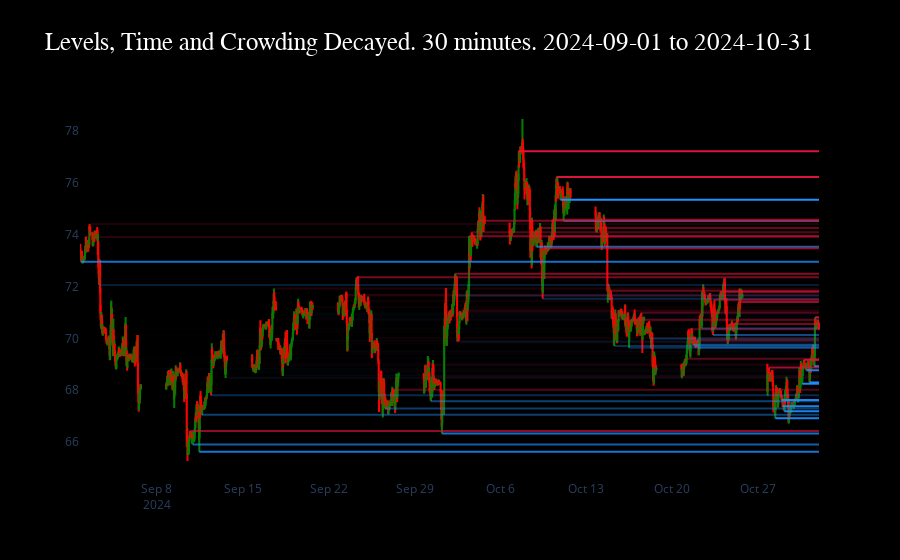

The code cell stored with this chart in its notebook:
### Code cell
import numpy as np
import pandas as pd
import plotly.graph_objects as go

# Time-decayed opacity vs last candle within slice, with faster decay in crowded zones
# Each level starts at its originating candle on the x-axis

dfpl = df[start:end]
df_idx = pd.to_datetime(dfpl["datetime"])
last_time = df_idx.max()
first_time = df_idx.min()
span_sec = max((last_time - first_time).total_seconds(), 1)

base_decay = 0.0       # isolated level: no decay
crowd_coeff = 0.25     # increase to speed up fade when crowded
window = 0.5           # price window for crowding (+/- window)

ss_slice = [(r, y) for (r, y) in ss if start <= r < end]
rr_slice = [(r, y) for (r, y) in rr if start <= r < end]
all_levels = [lvl for _, lvl in ss_slice + rr_slice]

# map from global row -> timestamp in slice space
row_to_time = {}
for i, global_row in enumerate(range(start, end)):
    row_to_time[global_row] = df_idx.iloc[i]


def time_decay_levels(levels):
    out = []
    for row, level in levels:
        level_time = row_to_time.get(row, last_time)
        age_sec = max((last_time - level_time).total_seconds(), 0)
        age_norm = age_sec / span_sec
        near_count = sum(1 for v in all_levels if abs(v - level) <= window)
        effective_decay = base_decay + crowd_coeff * max(0, near_count - 1)
        strength = float(np.exp(-effective_decay * age_norm))
        out.append((row, level, strength, level_time))
    return out

ss_strengths = time_decay_levels(ss_slice)
rr_strengths = time_decay_levels(rr_slice)

supports = pd.DataFrame(ss_strengths, columns=['row', 'level', 'strength', 'time'])
supports['type'] = 'support'
resistances = pd.DataFrame(rr_strengths, columns=['row', 'level', 'strength', 'time'])
resistances['type'] = 'resistance'

levels = pd.merge(supports, resistances, how='outer')
levels.to_csv("levels/30m_levels_24_09_10.csv")

fig = go.Figure(data=[go.Candlestick(
    x=df_idx,
    open=dfpl['open'], high=dfpl['high'], low=dfpl['low'], close=dfpl['close'],
    increasing_line_color='green', decreasing_line_color='red'
)])

x_end = df_idx.max()

for _, level, strength, t0 in ss_strengths:
    fig.add_shape(
        type='line', xref='x', yref='y',
        x0=t0, x1=x_end, y0=level, y1=level,
        line=dict(color='rgb(30,144,255)', width=2),
        opacity=strength,
    )

for _, level, strength, t0 in rr_strengths:
    fig.add_shape(
        type='line', xref='x', yref='y',
        x0=t0, x1=x_end, y0=level, y1=level,
        line=dict(color='rgb(220,20,60)', width=2),
        opacity=strength,
    )

fig.update_layout(
    showlegend=False,
    xaxis_rangeslider_visible=False,
    xaxis=dict(showgrid=False),
    yaxis=dict(showgrid=False),
    paper_bgcolor='black',
    plot_bgcolor='black',
    title=dict(text=f'Levels, Time and Crowding Decayed. 30 minutes. {first_time.date()} to {last_time.date()}',
    font=dict(color='white', size=25, family='Cascadia Black'))
)

fig.show()

### Figure 1 — Plotly figure (JSON) as saved in the notebook; plotly's stock layout.template omitted (floating-point values rounded to 4 significant figures; data arrays with more than 128 entries replaced by an {"elided": "..."} marker saying what was removed)
{"data": [{"close": {"elided": "2074 float values"}, "decreasing": {"line": {"color": "red"}}, "high": {"elided": "2074 float values"}, "increasing": {"line": {"color": "green"}}, "low": {"elided": "2074 float values"}, "open": {"elided": "2074 float values"}, "type": "candlestick", "x": {"elided": "2074 str values"}}], "layout": {"paper_bgcolor": "black", "plot_bgcolor": "black", "shapes": [{"line": {"color": "rgb(30,144,255)", "width": 2}, "opacity": 0.7791, "type": "line", "x0": "2024-09-01T20:00:00", "x1": "2024-10-31T23:00:00", "xref": "x", "y0": 72.95, "y1": 72.95, "yref": "y"}, {"line": {"color": "rgb(30,144,255)", "width": 2}, "opacity": 0.1116, "type": "line", "x0": "2024-09-03T07:00:00", "x1": "2024-10-31T23:00:00", "xref": "x", "y0": 72.06, "y1": 72.06, "yref": "y"}, {"line": {"color": "rgb(30,144,255)", "width": 2}, "opacity": 0.1117, "type": "line", "x0": "2024-09-03T07:30:00", "x1": "2024-10-31T23:00:00", "xref": "x", "y0": 72.06, "y1": 72.06, "yref": "y"}, {"line": {"color": "rgb(30,144,255)", "width": 2}, "opacity": 0.004777, "type": "line", "x0": "2024-09-03T11:00:00", "x1": "2024-10-31T23:00:00", "xref": "x", "y0": 70.38, "y1": 70.38, "yref": "y"}, {"line": {"color": "rgb(30,144,255)", "width": 2}, "opacity": 0.008235, "type": "line", "x0": "2024-09-04T04:00:00", "x1": "2024-10-31T23:00:00", "xref": "x", "y0": 69.19, "y1": 69.19, "yref": "y"}, {"line": {"color": "rgb(30,144,255)", "width": 2}, "opacity": 0.01089, "type": "line", "x0": "2024-09-04T16:00:00", "x1": "2024-10-31T23:00:00", "xref": "x", "y0": 68.82, "y1": 68.82, "yref": "y"}, {"line": {"color": "rgb(30,144,255)", "width": 2}, "opacity": 0.01091, "type": "line", "x0": "2024-09-04T16:30:00", "x1": "2024-10-31T23:00:00", "xref": "x", "y0": 68.82, "y1": 68.82, "yref": "y"}, {"line": {"color": "rgb(30,144,255)", "width": 2}, "opacity": 0.6545, "type": "line", "x0": "2024-09-10T22:00:00", "x1": "2024-10-31T23:00:00", "xref": "x", "y0": 65.91, "y1": 65.91, "yref": "y"}, {"line": {"color": "rgb(30,144,255)", "width": 2}, "opacity": 0.8108, "type": "line", "x0": "2024-09-11T11:00:00", "x1": "2024-10-31T23:00:00", "xref": "x", "y0": 65.63, "y1": 65.63, "yref": "y"}, {"line": {"color": "rgb(30,144,255)", "width": 2}, "opacity": 0.4337, "type": "line", "x0": "2024-09-11T16:00:00", "x1": "2024-10-31T23:00:00", "xref": "x", "y0": 67.05, "y1": 67.05, "yref": "y"}, {"line": {"color": "rgb(30,144,255)", "width": 2}, "opacity": 0.2911, "type": "line", "x0": "2024-09-12T10:00:00", "x1": "2024-10-31T23:00:00", "xref": "x", "y0": 67.81, "y1": 67.81, "yref": "y"}, {"line": {"color": "rgb(30,144,255)", "width": 2}, "opacity": 0.01694, "type": "line", "x0": "2024-09-12T20:30:00", "x1": "2024-10-31T23:00:00", "xref": "x", "y0": 69.24, "y1": 69.24, "yref": "y"}, {"line": {"color": "rgb(30,144,255)", "width": 2}, "opacity": 0.06015, "type": "line", "x0": "2024-09-13T14:30:00", "x1": "2024-10-31T23:00:00", "xref": "x", "y0": 68.47, "y1": 68.47, "yref": "y"}, {"line": {"color": "rgb(30,144,255)", "width": 2}, "opacity": 0.02637, "type": "line", "x0": "2024-09-15T21:00:00", "x1": "2024-10-31T23:00:00", "xref": "x", "y0": 68.7, "y1": 68.7, "yref": "y"}, {"line": {"color": "rgb(30,144,255)", "width": 2}, "opacity": 0.03062, "type": "line", "x0": "2024-09-17T18:30:00", "x1": "2024-10-31T23:00:00", "xref": "x", "y0": 69.91, "y1": 69.91, "yref": "y"}, {"line": {"color": "rgb(30,144,255)", "width": 2}, "opacity": 0.04572, "type": "line", "x0": "2024-09-18T06:00:00", "x1": "2024-10-31T23:00:00", "xref": "x", "y0": 68.58, "y1": 68.58, "yref": "y"}, {"line": {"color": "rgb(30,144,255)", "width": 2}, "opacity": 0.0275, "type": "line", "x0": "2024-09-18T16:30:00", "x1": "2024-10-31T23:00:00", "xref": "x", "y0": 68.95, "y1": 68.95, "yref": "y"}, {"line": {"color": "rgb(30,144,255)", "width": 2}, "opacity": 0.04226, "type": "line", "x0": "2024-09-19T15:00:00", "x1": "2024-10-31T23:00:00", "xref": "x", "y0": 70.96, "y1": 70.96, "yref": "y"}, {"line": {"color": "rgb(30,144,255)", "width": 2}, "opacity": 0.02563, "type": "line", "x0": "2024-09-19T22:30:00", "x1": "2024-10-31T23:00:00", "xref": "x", "y0": 70.77, "y1": 70.77, "yref": "y"}, {"line": {"color": "rgb(30,144,255)", "width": 2}, "opacity": 0.03675, "type": "line", "x0": "2024-09-20T02:00:00", "x1": "2024-10-31T23:00:00", "xref": "x", "y0": 70.88, "y1": 70.88, "yref": "y"}, {"line": {"color": "rgb(30,144,255)", "width": 2}, "opacity": 0.02253, "type": "line", "x0": "2024-09-20T10:30:00", "x1": "2024-10-31T23:00:00", "xref": "x", "y0": 70.37, "y1": 70.37, "yref": "y"}, {"line": {"color": "rgb(30,144,255)", "width": 2}, "opacity": 0.02885, "type": "line", "x0": "2024-09-23T03:30:00", "x1": "2024-10-31T23:00:00", "xref": "x", "y0": 70.71, "y1": 70.71, "yref": "y"}, {"line": {"color": "rgb(30,144,255)", "width": 2}, "opacity": 0.0482, "type": "line", "x0": "2024-09-23T12:30:00", "x1": "2024-10-31T23:00:00", "xref": "x", "y0": 69.49, "y1": 69.49, "yref": "y"}, {"line": {"color": "rgb(30,144,255)", "width": 2}, "opacity": 0.4142, "type": "line", "x0": "2024-09-26T14:00:00", "x1": "2024-10-31T23:00:00", "xref": "x", "y0": 67.29, "y1": 67.29, "yref": "y"}, {"line": {"color": "rgb(30,144,255)", "width": 2}, "opacity": 0.4548, "type": "line", "x0": "2024-09-30T08:00:00", "x1": "2024-10-31T23:00:00", "xref": "x", "y0": 67.57, "y1": 67.57, "yref": "y"}, {"line": {"color": "rgb(30,144,255)", "width": 2}, "opacity": 0.7748, "type": "line", "x0": "2024-10-01T05:30:00", "x1": "2024-10-31T23:00:00", "xref": "x", "y0": 66.33, "y1": 66.33, "yref": "y"}, {"line": {"color": "rgb(30,144,255)", "width": 2}, "opacity": 0.2025, "type": "line", "x0": "2024-10-02T09:00:00", "x1": "2024-10-31T23:00:00", "xref": "x", "y0": 71.65, "y1": 71.65, "yref": "y"}, {"line": {"color": "rgb(30,144,255)", "width": 2}, "opacity": 0.1106, "type": "line", "x0": "2024-10-02T12:00:00", "x1": "2024-10-31T23:00:00", "xref": "x", "y0": 69.87, "y1": 69.87, "yref": "y"}, {"line": {"color": "rgb(30,144,255)", "width": 2}, "opacity": 0.6825, "type": "line", "x0": "2024-10-08T23:00:00", "x1": "2024-10-31T23:00:00", "xref": "x", "y0": 73.53, "y1": 73.53, "yref": "y"}, {"line": {"color": "rgb(30,144,255)", "width": 2}, "opacity": 0.27, "type": "line", "x0": "2024-10-09T10:30:00", "x1": "2024-10-31T23:00:00", "xref": "x", "y0": 71.53, "y1": 71.53, "yref": "y"}, {"line": {"color": "rgb(30,144,255)", "width": 2}, "opacity": 1, "type": "line", "x0": "2024-10-10T21:30:00", "x1": "2024-10-31T23:00:00", "xref": "x", "y0": 75.35, "y1": 75.35, "yref": "y"}, {"line": {"color": "rgb(30,144,255)", "width": 2}, "opacity": 0.6491, "type": "line", "x0": "2024-10-11T03:30:00", "x1": "2024-10-31T23:00:00", "xref": "x", "y0": 74.53, "y1": 74.53, "yref": "y"}, {"line": {"color": "rgb(30,144,255)", "width": 2}, "opacity": 0.3079, "type": "line", "x0": "2024-10-15T06:30:00", "x1": "2024-10-31T23:00:00", "xref": "x", "y0": 69.71, "y1": 69.71, "yref": "y"}, {"line": {"color": "rgb(30,144,255)", "width": 2}, "opacity": 0.2949, "type": "line", "x0": "2024-10-16T11:30:00", "x1": "2024-10-31T23:00:00", "xref": "x", "y0": 69.64, "y1": 69.64, "yref": "y"}, {"line": {"color": "rgb(30,144,255)", "width": 2}, "opacity": 0.3187, "type": "line", "x0": "2024-10-18T04:30:00", "x1": "2024-10-31T23:00:00", "xref": "x", "y0": 69.99, "y1": 69.99, "yref": "y"}, {"line": {"color": "rgb(30,144,255)", "width": 2}, "opacity": 0.5281, "type": "line", "x0": "2024-10-21T17:00:00", "x1": "2024-10-31T23:00:00", "xref": "x", "y0": 69.75, "y1": 69.75, "yref": "y"}, {"line": {"color": "rgb(30,144,255)", "width": 2}, "opacity": 0.4588, "type": "line", "x0": "2024-10-22T02:00:00", "x1": "2024-10-31T23:00:00", "xref": "x", "y0": 69.65, "y1": 69.65, "yref": "y"}, {"line": {"color": "rgb(30,144,255)", "width": 2}, "opacity": 0.4175, "type": "line", "x0": "2024-10-22T09:30:00", "x1": "2024-10-31T23:00:00", "xref": "x", "y0": 70.38, "y1": 70.38, "yref": "y"}, {"line": {"color": "rgb(30,144,255)", "width": 2}, "opacity": 0.5056, "type": "line", "x0": "2024-10-23T07:30:00", "x1": "2024-10-31T23:00:00", "xref": "x", "y0": 70.13, "y1": 70.13, "yref": "y"}, {"line": {"color": "rgb(30,144,255)", "width": 2}, "opacity": 0.9287, "type": "line", "x0": "2024-10-28T09:30:00", "x1": "2024-10-31T23:00:00", "xref": "x", "y0": 66.92, "y1": 66.92, "yref": "y"}, {"line": {"color": "rgb(30,144,255)", "width": 2}, "opacity": 0.927, "type": "line", "x0": "2024-10-28T22:00:00", "x1": "2024-10-31T23:00:00", "xref": "x", "y0": 67.62, "y1": 67.62, "yref": "y"}, {"line": {"color": "rgb(30,144,255)", "width": 2}, "opacity": 0.9176, "type": "line", "x0": "2024-10-29T00:00:00", "x1": "2024-10-31T23:00:00", "xref": "x", "y0": 67.38, "y1": 67.38, "yref": "y"}, {"line": {"color": "rgb(30,144,255)", "width": 2}, "opacity": 0.9318, "type": "line", "x0": "2024-10-29T03:00:00", "x1": "2024-10-31T23:00:00", "xref": "x", "y0": 67.19, "y1": 67.19, "yref": "y"}, {"line": {"color": "rgb(30,144,255)", "width": 2}, "opacity": 0.9554, "type": "line", "x0": "2024-10-30T14:00:00", "x1": "2024-10-31T23:00:00", "xref": "x", "y0": 68.25, "y1": 68.25, "yref": "y"}, {"line": {"color": "rgb(30,144,255)", "width": 2}, "opacity": 0.9171, "type": "line", "x0": "2024-10-30T22:00:00", "x1": "2024-10-31T23:00:00", "xref": "x", "y0": 68.77, "y1": 68.77, "yref": "y"}, {"line": {"color": "rgb(30,144,255)", "width": 2}, "opacity": 0.9685, "type": "line", "x0": "2024-10-31T04:30:00", "x1": "2024-10-31T23:00:00", "xref": "x", "y0": 68.3, "y1": 68.3, "yref": "y"}, {"line": {"color": "rgb(30,144,255)", "width": 2}, "opacity": 0.9677, "type": "line", "x0": "2024-10-31T13:30:00", "x1": "2024-10-31T23:00:00", "xref": "x", "y0": 68.92, "y1": 68.92, "yref": "y"}, {"line": {"color": "rgb(220,20,60)", "width": 2}, "opacity": 0.1761, "type": "line", "x0": "2024-09-02T05:00:00", "x1": "2024-10-31T23:00:00", "xref": "x", "y0": 73.91, "y1": 73.91, "yref": "y"}, {"line": {"color": "rgb(220,20,60)", "width": 2}, "opacity": 0.1388, "type": "line", "x0": "2024-09-02T12:30:00", "x1": "2024-10-31T23:00:00", "xref": "x", "y0": 74.41, "y1": 74.41, "yref": "y"}, {"line": {"color": "rgb(220,20,60)", "width": 2}, "opacity": 0.0079, "type": "line", "x0": "2024-09-03T16:00:00", "x1": "2024-10-31T23:00:00", "xref": "x", "y0": 70.43, "y1": 70.43, "yref": "y"}, {"line": {"color": "rgb(220,20,60)", "width": 2}, "opacity": 0.01042, "type": "line", "x0": "2024-09-04T02:30:00", "x1": "2024-10-31T23:00:00", "xref": "x", "y0": 70.11, "y1": 70.11, "yref": "y"}, {"line": {"color": "rgb(220,20,60)", "width": 2}, "opacity": 0.01645, "type": "line", "x0": "2024-09-09T21:30:00", "x1": "2024-10-31T23:00:00", "xref": "x", "y0": 69.08, "y1": 69.08, "yref": "y"}, {"line": {"color": "rgb(220,20,60)", "width": 2}, "opacity": 0.6534, "type": "line", "x0": "2024-09-10T17:00:00", "x1": "2024-10-31T23:00:00", "xref": "x", "y0": 66.43, "y1": 66.43, "yref": "y"}, {"line": {"color": "rgb(220,20,60)", "width": 2}, "opacity": 0.02971, "type": "line", "x0": "2024-09-12T03:30:00", "x1": "2024-10-31T23:00:00", "xref": "x", "y0": 68.5, "y1": 68.5, "yref": "y"}, {"line": {"color": "rgb(220,20,60)", "width": 2}, "opacity": 0.03736, "type": "line", "x0": "2024-09-12T11:30:00", "x1": "2024-10-31T23:00:00", "xref": "x", "y0": 69.81, "y1": 69.81, "yref": "y"}, {"line": {"color": "rgb(220,20,60)", "width": 2}, "opacity": 0.02084, "type": "line", "x0": "2024-09-12T21:30:00", "x1": "2024-10-31T23:00:00", "xref": "x", "y0": 69.5, "y1": 69.5, "yref": "y"}, {"line": {"color": "rgb(220,20,60)", "width": 2}, "opacity": 0.02143, "type": "line", "x0": "2024-09-13T06:00:00", "x1": "2024-10-31T23:00:00", "xref": "x", "y0": 69.92, "y1": 69.92, "yref": "y"}, {"line": {"color": "rgb(220,20,60)", "width": 2}, "opacity": 0.03163, "type": "line", "x0": "2024-09-15T18:00:00", "x1": "2024-10-31T23:00:00", "xref": "x", "y0": 69.39, "y1": 69.39, "yref": "y"}, {"line": {"color": "rgb(220,20,60)", "width": 2}, "opacity": 0.01808, "type": "line", "x0": "2024-09-15T22:30:00", "x1": "2024-10-31T23:00:00", "xref": "x", "y0": 69, "y1": 69, "yref": "y"}, {"line": {"color": "rgb(220,20,60)", "width": 2}, "opacity": 0.01811, "type": "line", "x0": "2024-09-15T23:00:00", "x1": "2024-10-31T23:00:00", "xref": "x", "y0": 69, "y1": 69, "yref": "y"}, {"line": {"color": "rgb(220,20,60)", "width": 2}, "opacity": 0.01563, "type": "line", "x0": "2024-09-16T10:30:00", "x1": "2024-10-31T23:00:00", "xref": "x", "y0": 70.7, "y1": 70.7, "yref": "y"}, {"line": {"color": "rgb(220,20,60)", "width": 2}, "opacity": 0.01665, "type": "line", "x0": "2024-09-17T03:00:00", "x1": "2024-10-31T23:00:00", "xref": "x", "y0": 70.75, "y1": 70.75, "yref": "y"}, {"line": {"color": "rgb(220,20,60)", "width": 2}, "opacity": 0.1315, "type": "line", "x0": "2024-09-17T13:00:00", "x1": "2024-10-31T23:00:00", "xref": "x", "y0": 71.92, "y1": 71.92, "yref": "y"}, {"line": {"color": "rgb(220,20,60)", "width": 2}, "opacity": 0.02257, "type": "line", "x0": "2024-09-18T11:30:00", "x1": "2024-10-31T23:00:00", "xref": "x", "y0": 70.26, "y1": 70.26, "yref": "y"}, {"line": {"color": "rgb(220,20,60)", "width": 2}, "opacity": 0.02521, "type": "line", "x0": "2024-09-19T18:00:00", "x1": "2024-10-31T23:00:00", "xref": "x", "y0": 71.2, "y1": 71.2, "yref": "y"}, {"line": {"color": "rgb(220,20,60)", "width": 2}, "opacity": 0.02526, "type": "line", "x0": "2024-09-19T18:30:00", "x1": "2024-10-31T23:00:00", "xref": "x", "y0": 71.2, "y1": 71.2, "yref": "y"}, {"line": {"color": "rgb(220,20,60)", "width": 2}, "opacity": 0.1214, "type": "line", "x0": "2024-09-22T21:30:00", "x1": "2024-10-31T23:00:00", "xref": "x", "y0": 71.65, "y1": 71.65, "yref": "y"}, {"line": {"color": "rgb(220,20,60)", "width": 2}, "opacity": 0.1225, "type": "line", "x0": "2024-09-23T01:30:00", "x1": "2024-10-31T23:00:00", "xref": "x", "y0": 71.68, "y1": 71.68, "yref": "y"}, {"line": {"color": "rgb(220,20,60)", "width": 2}, "opacity": 0.07684, "type": "line", "x0": "2024-09-23T08:00:00", "x1": "2024-10-31T23:00:00", "xref": "x", "y0": 71.45, "y1": 71.45, "yref": "y"}, {"line": {"color": "rgb(220,20,60)", "width": 2}, "opacity": 0.5348, "type": "line", "x0": "2024-09-24T06:30:00", "x1": "2024-10-31T23:00:00", "xref": "x", "y0": 72.36, "y1": 72.36, "yref": "y"}, {"line": {"color": "rgb(220,20,60)", "width": 2}, "opacity": 0.06763, "type": "line", "x0": "2024-09-25T22:00:00", "x1": "2024-10-31T23:00:00", "xref": "x", "y0": 70.01, "y1": 70.01, "yref": "y"}, {"line": {"color": "rgb(220,20,60)", "width": 2}, "opacity": 0.05163, "type": "line", "x0": "2024-09-26T06:30:00", "x1": "2024-10-31T23:00:00", "xref": "x", "y0": 68.76, "y1": 68.76, "yref": "y"}, {"line": {"color": "rgb(220,20,60)", "width": 2}, "opacity": 0.3655, "type": "line", "x0": "2024-09-27T08:00:00", "x1": "2024-10-31T23:00:00", "xref": "x", "y0": 68.02, "y1": 68.02, "yref": "y"}, {"line": {"color": "rgb(220,20,60)", "width": 2}, "opacity": 0.07957, "type": "line", "x0": "2024-09-29T21:00:00", "x1": "2024-10-31T23:00:00", "xref": "x", "y0": 68.98, "y1": 68.98, "yref": "y"}, {"line": {"color": "rgb(220,20,60)", "width": 2}, "opacity": 0.1228, "type": "line", "x0": "2024-09-30T09:30:00", "x1": "2024-10-31T23:00:00", "xref": "x", "y0": 68.53, "y1": 68.53, "yref": "y"}, {"line": {"color": "rgb(220,20,60)", "width": 2}, "opacity": 0.08166, "type": "line", "x0": "2024-10-01T19:00:00", "x1": "2024-10-31T23:00:00", "xref": "x", "y0": 71.04, "y1": 71.04, "yref": "y"}, {"line": {"color": "rgb(220,20,60)", "width": 2}, "opacity": 0.09363, "type": "line", "x0": "2024-10-01T22:30:00", "x1": "2024-10-31T23:00:00", "xref": "x", "y0": 71.1, "y1": 71.1, "yref": "y"}, {"line": {"color": "rgb(220,20,60)", "width": 2}, "opacity": 0.611, "type": "line", "x0": "2024-10-02T07:00:00", "x1": "2024-10-31T23:00:00", "xref": "x", "y0": 72.49, "y1": 72.49, "yref": "y"}, {"line": {"color": "rgb(220,20,60)", "width": 2}, "opacity": 0.08797, "type": "line", "x0": "2024-10-02T16:30:00", "x1": "2024-10-31T23:00:00", "xref": "x", "y0": 71.05, "y1": 71.05, "yref": "y"}, {"line": {"color": "rgb(220,20,60)", "width": 2}, "opacity": 0.4365, "type": "line", "x0": "2024-10-03T10:30:00", "x1": "2024-10-31T23:00:00", "xref": "x", "y0": 73.95, "y1": 73.95, "yref": "y"}, {"line": {"color": "rgb(220,20,60)", "width": 2}, "opacity": 0.3907, "type": "line", "x0": "2024-10-03T16:00:00", "x1": "2024-10-31T23:00:00", "xref": "x", "y0": 74.09, "y1": 74.09, "yref": "y"}, {"line": {"color": "rgb(220,20,60)", "width": 2}, "opacity": 0.5618, "type": "line", "x0": "2024-10-04T04:30:00", "x1": "2024-10-31T23:00:00", "xref": "x", "y0": 74.54, "y1": 74.54, "yref": "y"}, {"line": {"color": "rgb(220,20,60)", "width": 2}, "opacity": 1, "type": "line", "x0": "2024-10-07T12:30:00", "x1": "2024-10-31T23:00:00", "xref": "x", "y0": 77.22, "y1": 77.22, "yref": "y"}, {"line": {"color": "rgb(220,20,60)", "width": 2}, "opacity": 0.4677, "type": "line", "x0": "2024-10-09T02:00:00", "x1": "2024-10-31T23:00:00", "xref": "x", "y0": 74.26, "y1": 74.26, "yref": "y"}, {"line": {"color": "rgb(220,20,60)", "width": 2}, "opacity": 0.6889, "type": "line", "x0": "2024-10-09T12:30:00", "x1": "2024-10-31T23:00:00", "xref": "x", "y0": 73.48, "y1": 73.48, "yref": "y"}, {"line": {"color": "rgb(220,20,60)", "width": 2}, "opacity": 0.5295, "type": "line", "x0": "2024-10-10T02:00:00", "x1": "2024-10-31T23:00:00", "xref": "x", "y0": 73.93, "y1": 73.93, "yref": "y"}, {"line": {"color": "rgb(220,20,60)", "width": 2}, "opacity": 0.6377, "type": "line", "x0": "2024-10-10T07:00:00", "x1": "2024-10-31T23:00:00", "xref": "x", "y0": 74.57, "y1": 74.57, "yref": "y"}, {"line": {"color": "rgb(220,20,60)", "width": 2}, "opacity": 1, "type": "line", "x0": "2024-10-10T14:00:00", "x1": "2024-10-31T23:00:00", "xref": "x", "y0": 76.22, "y1": 76.22, "yref": "y"}, {"line": {"color": "rgb(220,20,60)", "width": 2}, "opacity": 0.4609, "type": "line", "x0": "2024-10-15T00:00:00", "x1": "2024-10-31T23:00:00", "xref": "x", "y0": 71.84, "y1": 71.84, "yref": "y"}, {"line": {"color": "rgb(220,20,60)", "width": 2}, "opacity": 0.2232, "type": "line", "x0": "2024-10-15T13:00:00", "x1": "2024-10-31T23:00:00", "xref": "x", "y0": 70.73, "y1": 70.73, "yref": "y"}, {"line": {"color": "rgb(220,20,60)", "width": 2}, "opacity": 0.245, "type": "line", "x0": "2024-10-16T13:30:00", "x1": "2024-10-31T23:00:00", "xref": "x", "y0": 70.7, "y1": 70.7, "yref": "y"}, {"line": {"color": "rgb(220,20,60)", "width": 2}, "opacity": 0.3191, "type": "line", "x0": "2024-10-17T11:30:00", "x1": "2024-10-31T23:00:00", "xref": "x", "y0": 70.99, "y1": 70.99, "yref": "y"}, {"line": {"color": "rgb(220,20,60)", "width": 2}, "opacity": 0.4039, "type": "line", "x0": "2024-10-21T01:00:00", "x1": "2024-10-31T23:00:00", "xref": "x", "y0": 69.21, "y1": 69.21, "yref": "y"}, {"line": {"color": "rgb(220,20,60)", "width": 2}, "opacity": 0.3789, "type": "line", "x0": "2024-10-21T08:00:00", "x1": "2024-10-31T23:00:00", "xref": "x", "y0": 70.35, "y1": 70.35, "yref": "y"}, {"line": {"color": "rgb(220,20,60)", "width": 2}, "opacity": 0.4366, "type": "line", "x0": "2024-10-21T23:30:00", "x1": "2024-10-31T23:00:00", "xref": "x", "y0": 69.93, "y1": 69.93, "yref": "y"}, {"line": {"color": "rgb(220,20,60)", "width": 2}, "opacity": 0.5882, "type": "line", "x0": "2024-10-23T10:30:00", "x1": "2024-10-31T23:00:00", "xref": "x", "y0": 71.49, "y1": 71.49, "yref": "y"}, {"line": {"color": "rgb(220,20,60)", "width": 2}, "opacity": 0.6946, "type": "line", "x0": "2024-10-23T23:30:00", "x1": "2024-10-31T23:00:00", "xref": "x", "y0": 71.8, "y1": 71.8, "yref": "y"}, {"line": {"color": "rgb(220,20,60)", "width": 2}, "opacity": 0.5295, "type": "line", "x0": "2024-10-24T16:00:00", "x1": "2024-10-31T23:00:00", "xref": "x", "y0": 70.55, "y1": 70.55, "yref": "y"}, {"line": {"color": "rgb(220,20,60)", "width": 2}, "opacity": 0.6654, "type": "line", "x0": "2024-10-25T10:00:00", "x1": "2024-10-31T23:00:00", "xref": "x", "y0": 71.4, "y1": 71.4, "yref": "y"}, {"line": {"color": "rgb(220,20,60)", "width": 2}, "opacity": 0.7246, "type": "line", "x0": "2024-10-27T21:00:00", "x1": "2024-10-31T23:00:00", "xref": "x", "y0": 68.88, "y1": 68.88, "yref": "y"}, {"line": {"color": "rgb(220,20,60)", "width": 2}, "opacity": 0.9014, "type": "line", "x0": "2024-10-30T17:00:00", "x1": "2024-10-31T23:00:00", "xref": "x", "y0": 69.17, "y1": 69.17, "yref": "y"}, {"line": {"color": "rgb(220,20,60)", "width": 2}, "opacity": 0.9731, "type": "line", "x0": "2024-10-31T15:30:00", "x1": "2024-10-31T23:00:00", "xref": "x", "y0": 70.81, "y1": 70.81, "yref": "y"}, {"line": {"color": "rgb(220,20,60)", "width": 2}, "opacity": 0.9914, "type": "line", "x0": "2024-10-31T20:30:00", "x1": "2024-10-31T23:00:00", "xref": "x", "y0": 70.69, "y1": 70.69, "yref": "y"}], "showlegend": false, "title": {"font": {"color": "white", "family": "Cascadia Black", "size": 25}, "text": "Levels, Time and Crowding Decayed. 30 minutes. 2024-09-01 to 2024-10-31"}, "xaxis": {"rangeslider": {"visible": false}, "showgrid": false}, "yaxis": {"showgrid": false}}}
